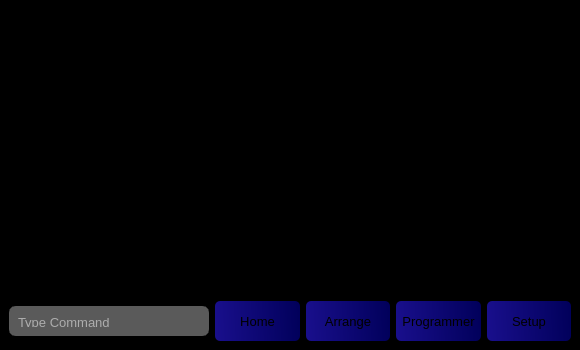
<?xml version="1.0" encoding="UTF-8"?>
<ui version="4.0">
 <class>controller</class>
 <widget class="QWidget" name="controller">
  <property name="geometry">
   <rect>
    <x>0</x>
    <y>0</y>
    <width>580</width>
    <height>350</height>
   </rect>
  </property>
  <property name="sizePolicy">
   <sizepolicy hsizetype="Preferred" vsizetype="Preferred">
    <horstretch>0</horstretch>
    <verstretch>0</verstretch>
   </sizepolicy>
  </property>
  <property name="maximumSize">
   <size>
    <width>16777215</width>
    <height>800</height>
   </size>
  </property>
  <property name="windowTitle">
   <string>Form</string>
  </property>
  <property name="styleSheet">
   <string notr="true">background-color: rgb(0, 0, 0);</string>
  </property>
  <layout class="QVBoxLayout" name="verticalLayout">
   <property name="spacing">
    <number>0</number>
   </property>
   <property name="leftMargin">
    <number>0</number>
   </property>
   <property name="topMargin">
    <number>0</number>
   </property>
   <property name="rightMargin">
    <number>0</number>
   </property>
   <property name="bottomMargin">
    <number>0</number>
   </property>
   <item>
    <widget class="QWidget" name="widget" native="true">
     <property name="styleSheet">
      <string notr="true">background-color: rgb(0, 0, 0)</string>
     </property>
     <layout class="QVBoxLayout" name="verticalLayout_2">
      <property name="spacing">
       <number>0</number>
      </property>
      <property name="leftMargin">
       <number>0</number>
      </property>
      <property name="topMargin">
       <number>0</number>
      </property>
      <property name="rightMargin">
       <number>0</number>
      </property>
      <property name="bottomMargin">
       <number>0</number>
      </property>
      <item>
       <widget class="QWidget" name="MainWin" native="true">
        <property name="sizePolicy">
         <sizepolicy hsizetype="Preferred" vsizetype="Preferred">
          <horstretch>0</horstretch>
          <verstretch>0</verstretch>
         </sizepolicy>
        </property>
       </widget>
      </item>
      <item>
       <widget class="QWidget" name="widget_2" native="true">
        <property name="sizePolicy">
         <sizepolicy hsizetype="Preferred" vsizetype="Maximum">
          <horstretch>0</horstretch>
          <verstretch>0</verstretch>
         </sizepolicy>
        </property>
        <property name="styleSheet">
         <string notr="true"/>
        </property>
        <layout class="QHBoxLayout" name="horizontalLayout">
         <property name="rightMargin">
          <number>9</number>
         </property>
         <item>
          <widget class="QTextEdit" name="textEdit">
           <property name="sizePolicy">
            <sizepolicy hsizetype="Preferred" vsizetype="Preferred">
             <horstretch>0</horstretch>
             <verstretch>2</verstretch>
            </sizepolicy>
           </property>
           <property name="maximumSize">
            <size>
             <width>200</width>
             <height>30</height>
            </size>
           </property>
           <property name="font">
            <font>
             <pointsize>10</pointsize>
            </font>
           </property>
           <property name="styleSheet">
            <string notr="true">background-color: rgb(90, 90, 90);border-style: solid;border-color: rgb(90, 90, 90);border-width: 5px;border-radius: 7px;
color:rgb(255, 255, 255)
</string>
           </property>
           <property name="verticalScrollBarPolicy">
            <enum>Qt::ScrollBarAlwaysOff</enum>
           </property>
           <property name="horizontalScrollBarPolicy">
            <enum>Qt::ScrollBarAlwaysOff</enum>
           </property>
           <property name="placeholderText">
            <string>Type Command</string>
           </property>
          </widget>
         </item>
         <item>
          <widget class="QPushButton" name="pbHome">
           <property name="minimumSize">
            <size>
             <width>0</width>
             <height>40</height>
            </size>
           </property>
           <property name="font">
            <font>
             <pointsize>10</pointsize>
            </font>
           </property>
           <property name="styleSheet">
            <string notr="true">QPushButton{background-color:qlineargradient(spread:pad, x1:0, y1:0.573, x2:1, y2:0.545, stop:0 rgba(25, 15, 140, 255), stop:1 rgba(1, 0, 91, 255));border-style: solid;border-color: rgb(0, 0, 127);border-width: 0px;border-radius: 5px;}
</string>
           </property>
           <property name="text">
            <string>Home</string>
           </property>
          </widget>
         </item>
         <item>
          <widget class="QPushButton" name="pbArrange">
           <property name="minimumSize">
            <size>
             <width>0</width>
             <height>40</height>
            </size>
           </property>
           <property name="font">
            <font>
             <pointsize>10</pointsize>
            </font>
           </property>
           <property name="styleSheet">
            <string notr="true">QPushButton{background-color:qlineargradient(spread:pad, x1:0, y1:0.573, x2:1, y2:0.545, stop:0 rgba(25, 15, 140, 255), stop:1 rgba(1, 0, 91, 255));border-style: solid;border-color: rgb(0, 0, 127);border-width: 0px;border-radius: 5px;}
</string>
           </property>
           <property name="text">
            <string>Arrange</string>
           </property>
          </widget>
         </item>
         <item>
          <widget class="QPushButton" name="pbProgrammer">
           <property name="minimumSize">
            <size>
             <width>0</width>
             <height>40</height>
            </size>
           </property>
           <property name="font">
            <font>
             <pointsize>10</pointsize>
            </font>
           </property>
           <property name="styleSheet">
            <string notr="true">QPushButton{background-color:qlineargradient(spread:pad, x1:0, y1:0.573, x2:1, y2:0.545, stop:0 rgba(25, 15, 140, 255), stop:1 rgba(1, 0, 91, 255));border-style: solid;border-color: rgb(0, 0, 127);border-width: 0px;border-radius: 5px;}
</string>
           </property>
           <property name="text">
            <string>Programmer</string>
           </property>
          </widget>
         </item>
         <item>
          <widget class="QPushButton" name="pbSetup">
           <property name="minimumSize">
            <size>
             <width>0</width>
             <height>40</height>
            </size>
           </property>
           <property name="font">
            <font>
             <pointsize>10</pointsize>
            </font>
           </property>
           <property name="styleSheet">
            <string notr="true">QPushButton{background-color:qlineargradient(spread:pad, x1:0, y1:0.573, x2:1, y2:0.545, stop:0 rgba(25, 15, 140, 255), stop:1 rgba(1, 0, 91, 255));border-style: solid;border-color: rgb(0, 0, 127);border-width: 0px;border-radius: 5px;}
</string>
           </property>
           <property name="text">
            <string>Setup</string>
           </property>
          </widget>
         </item>
        </layout>
       </widget>
      </item>
     </layout>
    </widget>
   </item>
  </layout>
 </widget>
 <resources/>
 <connections/>
</ui>
